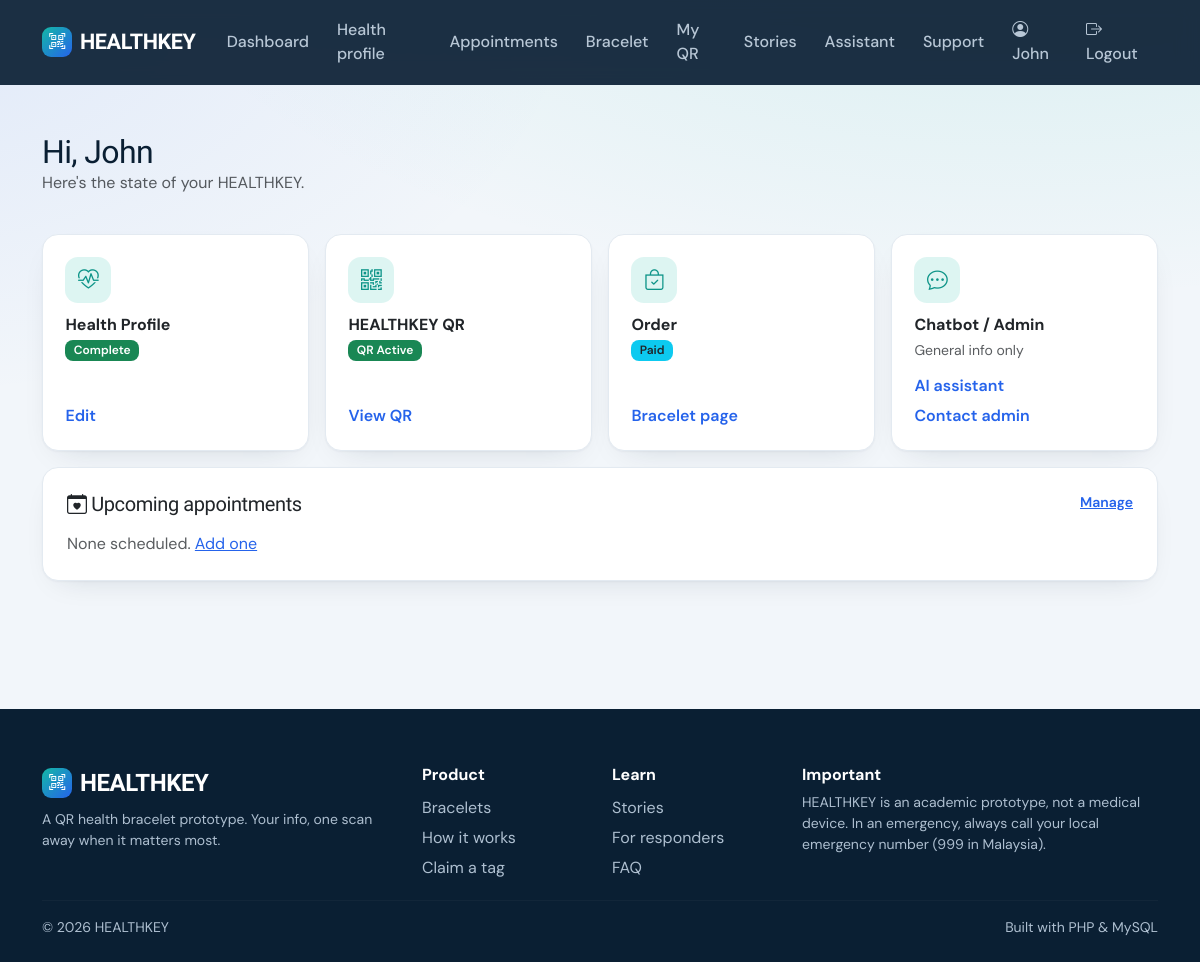
Before: /dashboard.php (signed in) with the older database file.
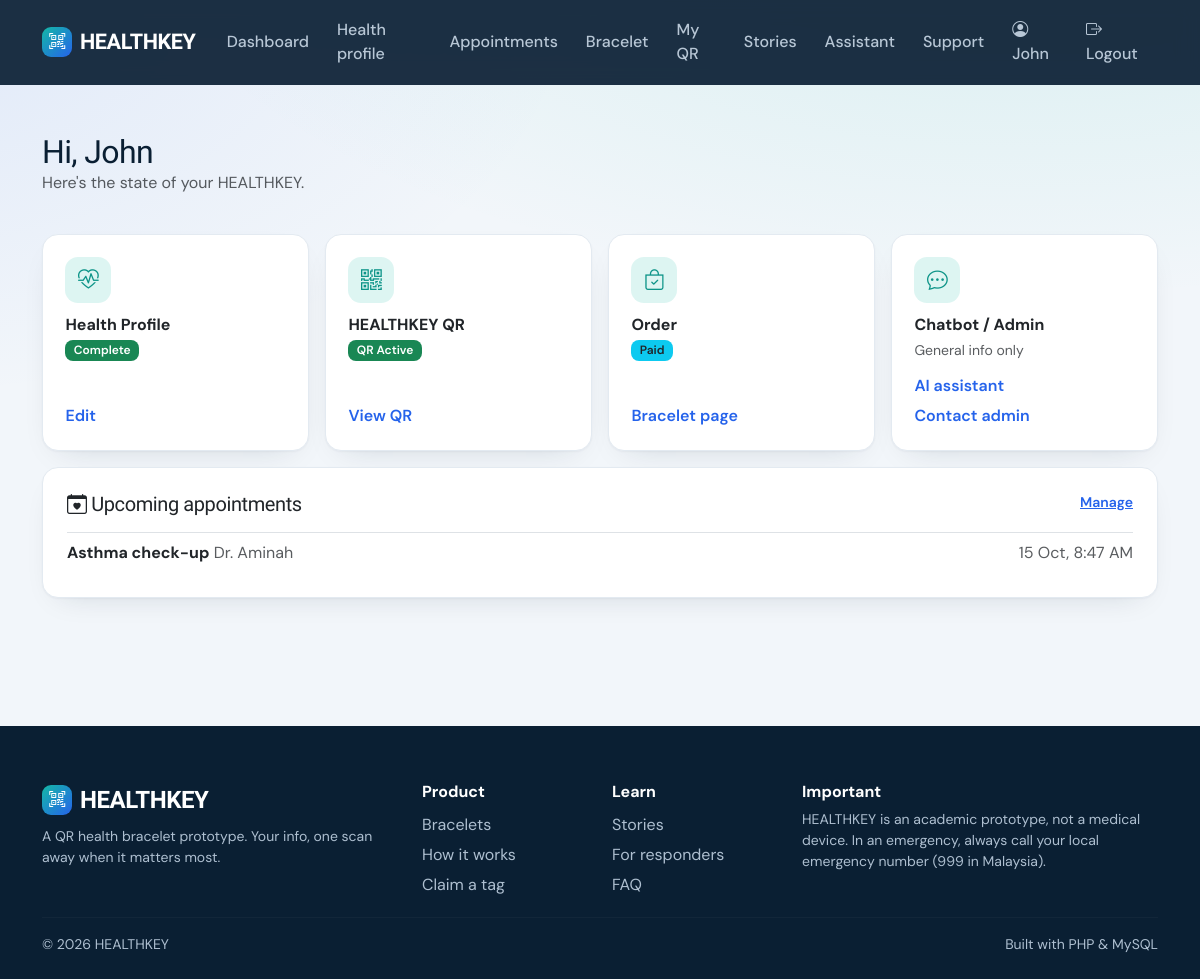
After: the same page with the newer database file.
### tables this page shows
CREATE TABLE IF NOT EXISTS appointments(id INT AUTO_INCREMENT PRIMARY KEY,user_id INT NOT NULL,title VARCHAR(120) NOT NULL,doctor_name VARCHAR(100),location VARCHAR(150),appointment_date DATETIME NOT NULL,notes TEXT,status ENUM('upcoming','completed','cancelled') NOT NULL DEFAULT 'upcoming',created_at TIMESTAMP DEFAULT CURRENT_TIMESTAMP,updated_at TIMESTAMP DEFAULT CURRENT_TIMESTAMP ON UPDATE CURRENT_TIMESTAMP,INDEX(user_id,appointment_date),FOREIGN KEY(user_id) REFERENCES users(id) ON DELETE CASCADE);

### includes/database.php (called while the page is built)
<?php
function db(){static $p;if(!$p){$p=new PDO('mysql:host='.DB_HOST.';dbname='.DB_NAME.';charset=utf8mb4',DB_USER,DB_PASS,[PDO::ATTR_ERRMODE=>PDO::ERRMODE_EXCEPTION,PDO::ATTR_DEFAULT_FETCH_MODE=>PDO::FETCH_ASSOC]);}return $p;}
function q($sql,$a=[]){$s=db()->prepare($sql);$s->execute($a);return $s;}

### includes/auth.php (called while the page is built, shortened)
<?php
function user(){static $u=false;if($u===false){$u=!empty($_SESSION['uid'])?q('SELECT * FROM users WHERE id=? AND is_active=1',[$_SESSION['uid']])->fetch():null;}return $u?:null;}

### includes/functions.php (called while the page is built, shortened)
<?php
function e($v){return htmlspecialchars((string)$v,ENT_QUOTES,'UTF-8');}
function profile_of($uid){return q('SELECT * FROM patient_profiles WHERE user_id=?',[$uid])->fetch();}
function profile_complete($uid){$p=profile_of($uid);return $p&&$p['blood_type']&&$p['emergency_contact_name']&&$p['emergency_contact_phone'];}
function qr_of($uid){return q('SELECT * FROM qr_codes WHERE user_id=?',[$uid])->fetch();}

### dashboard.php (the view, shortened to what this page needs)
<?php $title='Dashboard'; require 'includes/header.php'; require_login();
$pc=profile_complete($u['id']);$qr=qr_of($u['id']);$o=q('SELECT * FROM orders WHERE user_id=? ORDER BY id DESC LIMIT 1',[$u['id']])->fetch();
$paid=has_paid($u['id']);$last=$qr?q('SELECT MAX(accessed_at) m FROM emergency_access_logs WHERE qr_id=?',[$qr['id']])->fetch()['m']:null;?>
<div class="page-head"><div><h2 class="mb-0">Hi, <?=e(explode(' ',$u['name'])[0])?></h2><span class="text-muted">Here's the state of your HEALTHKEY.</span></div></div><div class="row g-3 mt-1">
<div class="col-md-3"><div class="card tile"><span class="ico"><i class="bi bi-heart-pulse"></i></span><h6>Health Profile</h6><span class="badge <?=$pc?'bg-success':'bg-warning text-dark'?> align-self-start"><?=$pc?'Complete':'Incomplete'?></span><a href="health-profile.php" class="mt-auto pt-2">Edit</a></div></div>
<div class="col-md-3"><div class="card tile"><span class="ico"><i class="bi bi-qr-code"></i></span><h6>HEALTHKEY QR</h6><span class="badge <?=$qr&&$qr['status']==='active'?'bg-success':'bg-secondary'?> align-self-start"><?=$qr?($qr['status']==='active'?'QR Active':ucfirst($qr['status'])):'QR Locked'?></span><a href="<?=$qr?'my-qr.php':'product.php'?>" class="mt-auto pt-2"><?=$qr?'View QR':'Get yours'?></a></div></div>
<div class="col-md-3"><div class="card tile"><span class="ico"><i class="bi bi-bag-check"></i></span><h6>Order</h6><span class="badge bg-info text-dark align-self-start"><?=$o?ucfirst($o['payment_status']):'No order'?></span><a href="product.php" class="mt-auto pt-2">Bracelet page</a></div></div>
<div class="col-md-3"><div class="card tile"><span class="ico"><i class="bi bi-chat-dots"></i></span><h6>Chatbot / Admin</h6><small class="text-muted">General info only</small><a href="chatbot.php" class="mt-auto pt-2">AI assistant</a><a href="support.php" class="pt-0">Contact admin</a></div></div></div>
<?php $ap=q("SELECT * FROM appointments WHERE user_id=? AND status='upcoming' AND appointment_date>=NOW() ORDER BY appointment_date LIMIT 3",[$u['id']])->fetchAll();?>
<div class="card p-4 mt-3"><div class="d-flex justify-content-between"><h5 class="mb-3"><i class="bi bi-calendar-heart"></i> Upcoming appointments</h5><a href="appointments.php" class="small fw-semibold">Manage</a></div><?php foreach($ap as $a):?><div class="d-flex justify-content-between border-top py-2"><span><b><?=e($a['title'])?></b> <span class="text-muted"><?=e($a['doctor_name'])?></span></span><span class="text-muted"><?=e(date('j M, g:i A',strtotime($a['appointment_date'])))?></span></div><?php endforeach;if(!$ap)echo '<p class="text-muted mb-0">None scheduled. <a href="appointments.php?new=1">Add one</a></p>';?></div>
<?php require 'includes/footer.php';

Changed rows visible on the page:
added appointments: title "Asthma check-up", doctor_name "Dr. Aminah", appointment_date "15 Oct, 8:47 AM"
Other visible differences:
text no longer shown: "None scheduled. Add one"
